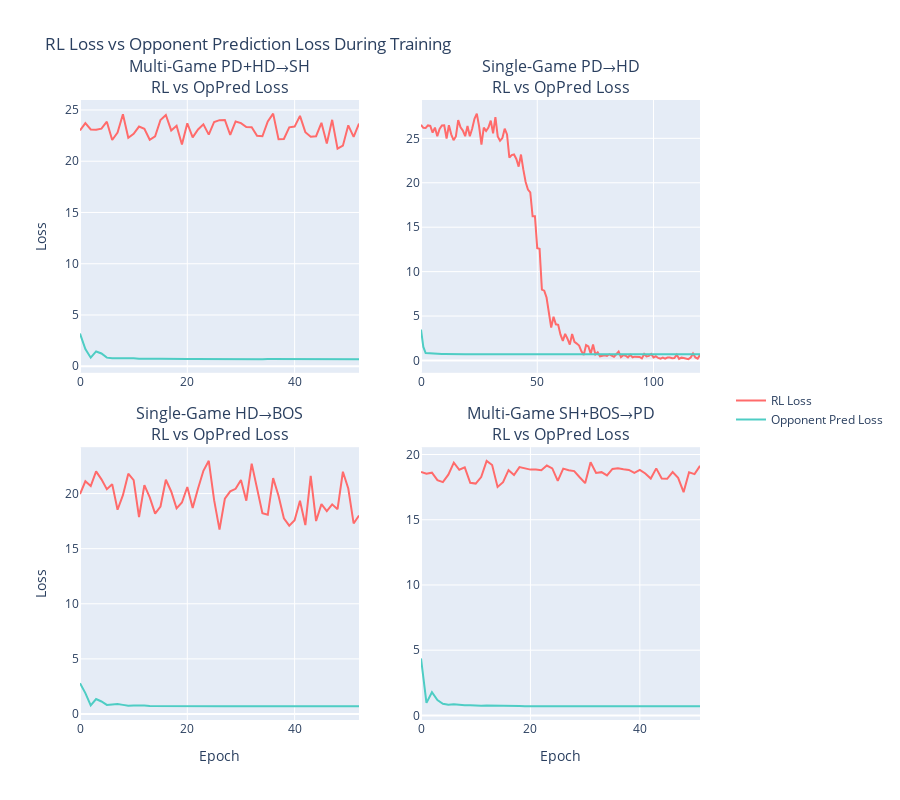

Notebook cell for this chart:
### Markdown cell above
### 2.2 RL Loss vs Opponent Prediction Loss

### Code cell
# Check for RL and opponent prediction loss components
rl_loss_col = [col for col in all_training.columns if 'rl_loss' in col.lower() or 'reward_loss' in col.lower()]
opp_loss_col = [col for col in all_training.columns if 'opponent' in col.lower() and 'loss' in col.lower()]

print("RL Loss columns:", rl_loss_col)
print("Opponent Loss columns:", opp_loss_col)

if rl_loss_col and opp_loss_col:
    rl_col = rl_loss_col[0]
    opp_col = opp_loss_col[0]
    
    fig = make_subplots(
        rows=2, cols=2,
        subplot_titles=[f"{config['name']}<br>RL vs OpPred Loss" for config in TASK_CONFIGS.values()],
        vertical_spacing=0.12,
        horizontal_spacing=0.10
    )
    
    for idx, (task_id, config) in enumerate(TASK_CONFIGS.items()):
        row = idx // 2 + 1
        col = idx % 2 + 1
        
        task_data = all_training[all_training['task_id'] == task_id].copy()
        
        if 'epoch' in task_data.columns:
            # Group by epoch
            epoch_stats = task_data.groupby('epoch').agg({
                rl_col: 'mean',
                opp_col: 'mean'
            }).reset_index()
        else:
            epoch_stats = task_data[[rl_col, opp_col]].reset_index()
            epoch_stats.rename(columns={'index': 'epoch'}, inplace=True)
        
        # Add RL loss
        fig.add_trace(
            go.Scatter(
                x=epoch_stats['epoch'],
                y=epoch_stats[rl_col],
                mode='lines',
                name='RL Loss',
                line=dict(color='#FF6B6B', width=2),
                showlegend=(idx == 0)
            ),
            row=row, col=col
        )
        
        # Add opponent prediction loss
        fig.add_trace(
            go.Scatter(
                x=epoch_stats['epoch'],
                y=epoch_stats[opp_col],
                mode='lines',
                name='Opponent Pred Loss',
                line=dict(color='#4ECDC4', width=2),
                showlegend=(idx == 0)
            ),
            row=row, col=col
        )
    
    fig.update_xaxes(title_text="Epoch", row=2, col=1)
    fig.update_xaxes(title_text="Epoch", row=2, col=2)
    fig.update_yaxes(title_text="Loss", row=1, col=1)
    fig.update_yaxes(title_text="Loss", row=2, col=1)
    
    fig.update_layout(
        title_text="RL Loss vs Opponent Prediction Loss During Training",
        height=800,
        legend=dict(x=1.05, y=0.5)
    )
    
    fig.show()
else:
    print("⚠️  Loss component columns not found")
    print("Available columns:", list(all_training.columns))

### Figure 1 — Plotly figure (JSON) as saved in the notebook; plotly's stock layout.template omitted (floating-point values rounded to 4 significant figures)
{"data": [{"line": {"color": "#FF6B6B", "width": 2}, "mode": "lines", "name": "RL Loss", "showlegend": true, "type": "scatter", "x": [0, 1, 2, 3, 4, 5, 6, 7, 8, 9, 10, 11, 12, 13, 14, 15, 16, 17, 18, 19, 20, 21, 22, 23, 24, 25, 26, 27, 28, 29, 30, 31, 32, 33, 34, 35, 36, 37, 38, 39, 40, 41, 42, 43, 44, 45, 46, 47, 48, 49, 50, 51, 52], "xaxis": "x", "y": [22.99, 23.72, 23.09, 23.07, 23.18, 23.86, 22.07, 22.79, 24.57, 22.29, 22.66, 23.38, 23.17, 22.09, 22.43, 24.01, 24.51, 23.0, 23.46, 21.63, 23.7, 22.33, 23.1, 23.59, 22.59, 23.83, 24.0, 24.03, 22.56, 23.88, 23.72, 23.34, 23.32, 22.48, 22.43, 23.87, 24.64, 22.14, 22.17, 23.3, 23.38, 24.42, 22.84, 22.38, 22.44, 23.74, 21.74, 24.04, 21.22, 21.52, 23.5, 22.38, 23.68], "yaxis": "y"}, {"line": {"color": "#4ECDC4", "width": 2}, "mode": "lines", "name": "Opponent Pred Loss", "showlegend": true, "type": "scatter", "x": [0, 1, 2, 3, 4, 5, 6, 7, 8, 9, 10, 11, 12, 13, 14, 15, 16, 17, 18, 19, 20, 21, 22, 23, 24, 25, 26, 27, 28, 29, 30, 31, 32, 33, 34, 35, 36, 37, 38, 39, 40, 41, 42, 43, 44, 45, 46, 47, 48, 49, 50, 51, 52], "xaxis": "x", "y": [3.185, 1.671, 0.8363, 1.445, 1.247, 0.8421, 0.7922, 0.8059, 0.7554, 0.7878, 0.778, 0.7293, 0.7494, 0.7519, 0.7394, 0.7339, 0.7446, 0.7275, 0.7215, 0.7208, 0.716, 0.718, 0.7106, 0.7104, 0.7117, 0.7023, 0.7099, 0.7067, 0.7132, 0.7022, 0.6991, 0.6999, 0.6993, 0.6997, 0.6968, 0.6989, 0.6981, 0.6994, 0.6973, 0.6986, 0.6961, 0.6951, 0.6956, 0.6963, 0.6954, 0.6963, 0.694, 0.6958, 0.695, 0.6934, 0.6952, 0.6939, 0.6947], "yaxis": "y"}, {"line": {"color": "#FF6B6B", "width": 2}, "mode": "lines", "name": "RL Loss", "showlegend": false, "type": "scatter", "x": [0, 1, 2, 3, 4, 5, 6, 7, 8, 9, 10, 11, 12, 13, 14, 15, 16, 17, 18, 19, 20, 21, 22, 23, 24, 25, 26, 27, 28, 29, 30, 31, 32, 33, 34, 35, 36, 37, 38, 39, 40, 41, 42, 43, 44, 45, 46, 47, 48, 49, 50, 51, 52, 53, 54, 55, 56, 57, 58, 59, 60, 61, 62, 63, 64, 65, 66, 67, 68, 69, 70, 71, 72, 73, 74, 75, 76, 77, 78, 79, 80, 81, 82, 83, 84, 85, 86, 87, 88, 89, 90, 91, 92, 93, 94, 95, 96, 97, 98, 99, 100, 101, 102, 103, 104, 105, 106, 107, 108, 109, 110, 111, 112, 113, 114, 115, 116, 117, 118, 119, 120], "xaxis": "x2", "y": [26.52, 26.18, 26.17, 26.45, 26.4, 25.65, 26.21, 25.24, 26.04, 26.44, 26.46, 24.98, 26.48, 25.45, 24.8, 25.21, 27.05, 26.24, 25.87, 25.24, 26.39, 25.24, 26.07, 27.19, 27.78, 26.33, 24.3, 26.21, 25.83, 26.22, 26.99, 25.57, 27.4, 25.22, 24.72, 25.03, 26.09, 25.44, 22.83, 23.12, 23.19, 22.67, 21.81, 23.17, 21.5, 20.08, 19.23, 18.92, 16.23, 16.24, 12.64, 12.57, 7.972, 7.855, 7.085, 5.507, 3.699, 4.924, 4.074, 4.019, 2.914, 2.215, 2.99, 2.448, 1.786, 2.985, 2.094, 1.905, 1.676, 1.035, 0.6087, 1.732, 1.575, 0.7516, 1.808, 0.6884, 0.9201, 0.477, 0.5054, 0.5897, 0.5102, 0.6975, 0.56, 0.4232, 0.7034, 0.9925, 0.3771, 0.6043, 0.5334, 0.3453, 0.6462, 0.3564, 0.4344, 0.4182, 0.4054, 0.2326, 0.7326, 0.4544, 0.5117, 0.7405, 0.3478, 0.4795, 0.2881, 0.2163, 0.3264, 0.2136, 0.3368, 0.3304, 0.2564, 0.2839, 0.6609, 0.1795, 0.3192, 0.2727, 0.1688, 0.1507, 0.3364, 0.7898, 0.3472, 0.2052, 0.6376], "yaxis": "y2"}, {"line": {"color": "#4ECDC4", "width": 2}, "mode": "lines", "name": "Opponent Pred Loss", "showlegend": false, "type": "scatter", "x": [0, 1, 2, 3, 4, 5, 6, 7, 8, 9, 10, 11, 12, 13, 14, 15, 16, 17, 18, 19, 20, 21, 22, 23, 24, 25, 26, 27, 28, 29, 30, 31, 32, 33, 34, 35, 36, 37, 38, 39, 40, 41, 42, 43, 44, 45, 46, 47, 48, 49, 50, 51, 52, 53, 54, 55, 56, 57, 58, 59, 60, 61, 62, 63, 64, 65, 66, 67, 68, 69, 70, 71, 72, 73, 74, 75, 76, 77, 78, 79, 80, 81, 82, 83, 84, 85, 86, 87, 88, 89, 90, 91, 92, 93, 94, 95, 96, 97, 98, 99, 100, 101, 102, 103, 104, 105, 106, 107, 108, 109, 110, 111, 112, 113, 114, 115, 116, 117, 118, 119, 120], "xaxis": "x2", "y": [3.475, 1.531, 0.8325, 0.8107, 0.7984, 0.7584, 0.7818, 0.7715, 0.7264, 0.7314, 0.7377, 0.7257, 0.736, 0.7376, 0.708, 0.7195, 0.7109, 0.7114, 0.7044, 0.6998, 0.7045, 0.7071, 0.7073, 0.7038, 0.7033, 0.705, 0.6992, 0.6944, 0.6984, 0.6989, 0.7016, 0.7, 0.7005, 0.6959, 0.6983, 0.6985, 0.6981, 0.6957, 0.6957, 0.6943, 0.6914, 0.6962, 0.6955, 0.6975, 0.6934, 0.6976, 0.6948, 0.6923, 0.6944, 0.6952, 0.694, 0.6974, 0.6943, 0.6946, 0.6933, 0.6927, 0.6935, 0.6937, 0.6941, 0.6938, 0.693, 0.6947, 0.6929, 0.6938, 0.6929, 0.6934, 0.693, 0.6927, 0.694, 0.6925, 0.6943, 0.6927, 0.694, 0.6949, 0.6939, 0.6931, 0.6934, 0.6938, 0.6935, 0.6924, 0.693, 0.6942, 0.6936, 0.6938, 0.6941, 0.6929, 0.6924, 0.6931, 0.6934, 0.6926, 0.6931, 0.6931, 0.6933, 0.6932, 0.6936, 0.6931, 0.6932, 0.6929, 0.6932, 0.6931, 0.6933, 0.6932, 0.6934, 0.6931, 0.693, 0.6929, 0.6928, 0.6927, 0.6931, 0.6933, 0.6936, 0.6932, 0.6935, 0.6925, 0.6935, 0.6937, 0.6926, 0.6933, 0.6933, 0.694, 0.6938], "yaxis": "y2"}, {"line": {"color": "#FF6B6B", "width": 2}, "mode": "lines", "name": "RL Loss", "showlegend": false, "type": "scatter", "x": [0, 1, 2, 3, 4, 5, 6, 7, 8, 9, 10, 11, 12, 13, 14, 15, 16, 17, 18, 19, 20, 21, 22, 23, 24, 25, 26, 27, 28, 29, 30, 31, 32, 33, 34, 35, 36, 37, 38, 39, 40, 41, 42, 43, 44, 45, 46, 47, 48, 49, 50, 51, 52], "xaxis": "x3", "y": [19.96, 21.12, 20.69, 22.01, 21.29, 20.4, 20.85, 18.53, 19.86, 21.8, 21.22, 17.87, 20.76, 19.66, 18.18, 18.83, 21.26, 20.19, 18.66, 19.19, 20.6, 18.7, 20.46, 22.07, 22.97, 19.4, 16.72, 19.53, 20.21, 20.43, 21.23, 19.36, 22.71, 20.44, 18.23, 18.07, 21.4, 19.8, 17.75, 17.09, 17.58, 19.34, 17.14, 21.6, 17.51, 19.04, 18.41, 19.02, 18.58, 21.98, 20.46, 17.29, 18.0], "yaxis": "y3"}, {"line": {"color": "#4ECDC4", "width": 2}, "mode": "lines", "name": "Opponent Pred Loss", "showlegend": false, "type": "scatter", "x": [0, 1, 2, 3, 4, 5, 6, 7, 8, 9, 10, 11, 12, 13, 14, 15, 16, 17, 18, 19, 20, 21, 22, 23, 24, 25, 26, 27, 28, 29, 30, 31, 32, 33, 34, 35, 36, 37, 38, 39, 40, 41, 42, 43, 44, 45, 46, 47, 48, 49, 50, 51, 52], "xaxis": "x3", "y": [2.793, 1.897, 0.7801, 1.352, 1.135, 0.8213, 0.8607, 0.9026, 0.8268, 0.751, 0.7773, 0.7869, 0.7653, 0.7237, 0.7178, 0.7277, 0.7324, 0.7096, 0.7159, 0.7145, 0.7117, 0.6994, 0.7062, 0.7019, 0.7007, 0.7026, 0.6989, 0.6982, 0.6997, 0.7012, 0.7006, 0.6947, 0.6964, 0.6978, 0.6974, 0.7003, 0.695, 0.6961, 0.6937, 0.6955, 0.6948, 0.6928, 0.6935, 0.6934, 0.6927, 0.6946, 0.6922, 0.6955, 0.693, 0.6957, 0.6938, 0.6951, 0.6944], "yaxis": "y3"}, {"line": {"color": "#FF6B6B", "width": 2}, "mode": "lines", "name": "RL Loss", "showlegend": false, "type": "scatter", "x": [0, 1, 2, 3, 4, 5, 6, 7, 8, 9, 10, 11, 12, 13, 14, 15, 16, 17, 18, 19, 20, 21, 22, 23, 24, 25, 26, 27, 28, 29, 30, 31, 32, 33, 34, 35, 36, 37, 38, 39, 40, 41, 42, 43, 44, 45, 46, 47, 48, 49, 50, 51], "xaxis": "x4", "y": [18.67, 18.53, 18.61, 18.04, 17.89, 18.45, 19.38, 18.83, 19.01, 17.83, 17.77, 18.27, 19.52, 19.2, 17.51, 17.88, 18.8, 18.43, 19.04, 18.97, 18.84, 18.85, 18.8, 19.15, 18.94, 17.98, 18.92, 18.8, 18.73, 18.26, 17.8, 19.41, 18.59, 18.65, 18.4, 18.9, 18.95, 18.88, 18.82, 18.59, 18.82, 18.55, 18.16, 18.94, 18.16, 18.14, 18.66, 18.21, 17.12, 18.64, 18.5, 19.13], "yaxis": "y4"}, {"line": {"color": "#4ECDC4", "width": 2}, "mode": "lines", "name": "Opponent Pred Loss", "showlegend": false, "type": "scatter", "x": [0, 1, 2, 3, 4, 5, 6, 7, 8, 9, 10, 11, 12, 13, 14, 15, 16, 17, 18, 19, 20, 21, 22, 23, 24, 25, 26, 27, 28, 29, 30, 31, 32, 33, 34, 35, 36, 37, 38, 39, 40, 41, 42, 43, 44, 45, 46, 47, 48, 49, 50, 51], "xaxis": "x4", "y": [4.367, 0.9609, 1.777, 1.17, 0.8868, 0.8196, 0.8456, 0.7931, 0.7867, 0.7811, 0.7475, 0.7465, 0.7563, 0.74, 0.7285, 0.7228, 0.7193, 0.7087, 0.7147, 0.7089, 0.7054, 0.7069, 0.7072, 0.7002, 0.7042, 0.6992, 0.6999, 0.7017, 0.6988, 0.701, 0.6978, 0.6958, 0.6959, 0.698, 0.695, 0.6964, 0.6958, 0.6963, 0.6948, 0.6957, 0.6942, 0.6939, 0.695, 0.6932, 0.6945, 0.6943, 0.6951, 0.6955, 0.6945, 0.695, 0.6938, 0.694], "yaxis": "y4"}], "layout": {"annotations": [{"font": {"size": 16}, "showarrow": false, "text": "Multi-Game PD+HD→SH<br>RL vs OpPred Loss", "x": 0.225, "xanchor": "center", "xref": "paper", "y": 1, "yanchor": "bottom", "yref": "paper"}, {"font": {"size": 16}, "showarrow": false, "text": "Single-Game PD→HD<br>RL vs OpPred Loss", "x": 0.775, "xanchor": "center", "xref": "paper", "y": 1, "yanchor": "bottom", "yref": "paper"}, {"font": {"size": 16}, "showarrow": false, "text": "Single-Game HD→BOS<br>RL vs OpPred Loss", "x": 0.225, "xanchor": "center", "xref": "paper", "y": 0.44, "yanchor": "bottom", "yref": "paper"}, {"font": {"size": 16}, "showarrow": false, "text": "Multi-Game SH+BOS→PD<br>RL vs OpPred Loss", "x": 0.775, "xanchor": "center", "xref": "paper", "y": 0.44, "yanchor": "bottom", "yref": "paper"}], "height": 800, "legend": {"x": 1.05, "y": 0.5}, "title": {"text": "RL Loss vs Opponent Prediction Loss During Training"}, "xaxis": {"anchor": "y", "domain": [0, 0.45]}, "xaxis2": {"anchor": "y2", "domain": [0.55, 1]}, "xaxis3": {"anchor": "y3", "domain": [0, 0.45], "title": {"text": "Epoch"}}, "xaxis4": {"anchor": "y4", "domain": [0.55, 1], "title": {"text": "Epoch"}}, "yaxis": {"anchor": "x", "domain": [0.56, 1], "title": {"text": "Loss"}}, "yaxis2": {"anchor": "x2", "domain": [0.56, 1]}, "yaxis3": {"anchor": "x3", "domain": [0, 0.44], "title": {"text": "Loss"}}, "yaxis4": {"anchor": "x4", "domain": [0, 0.44]}}}
